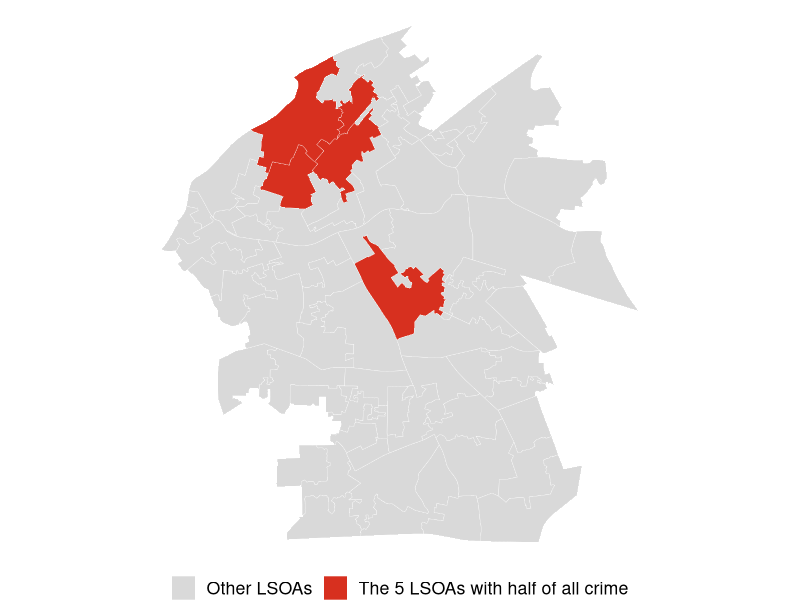
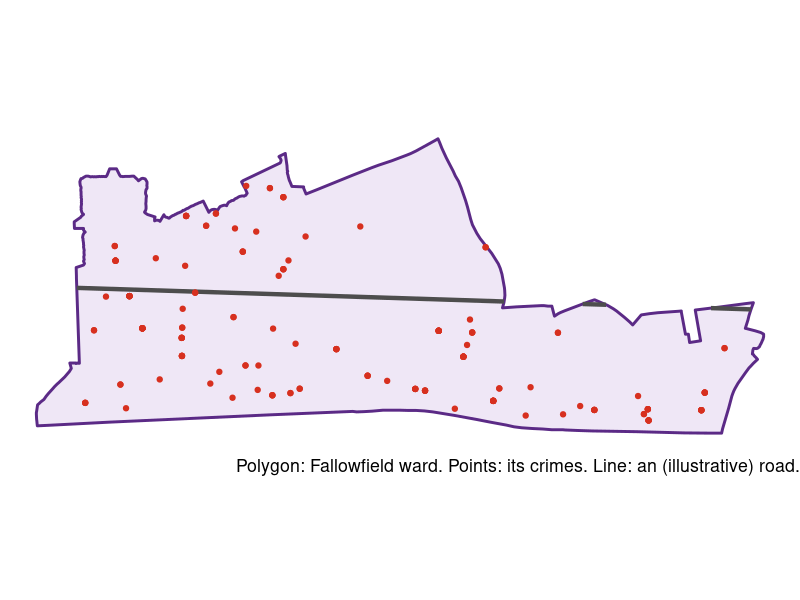
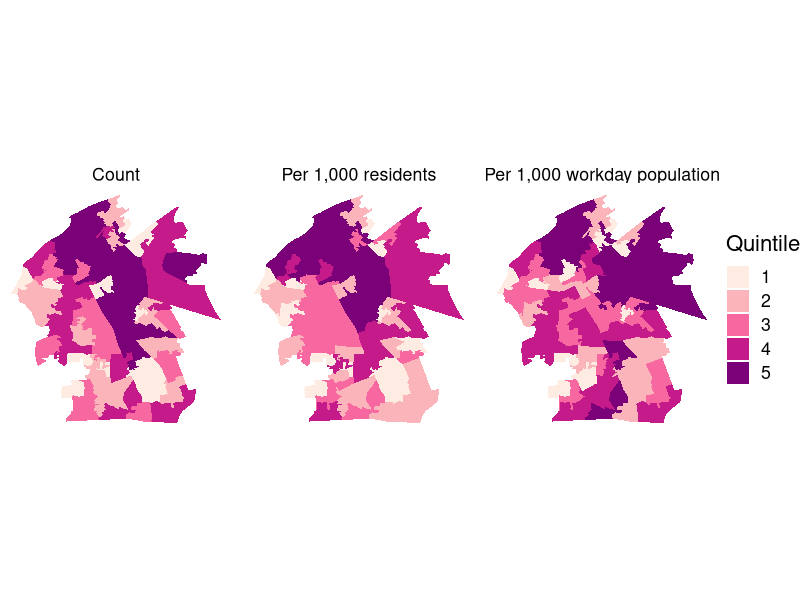
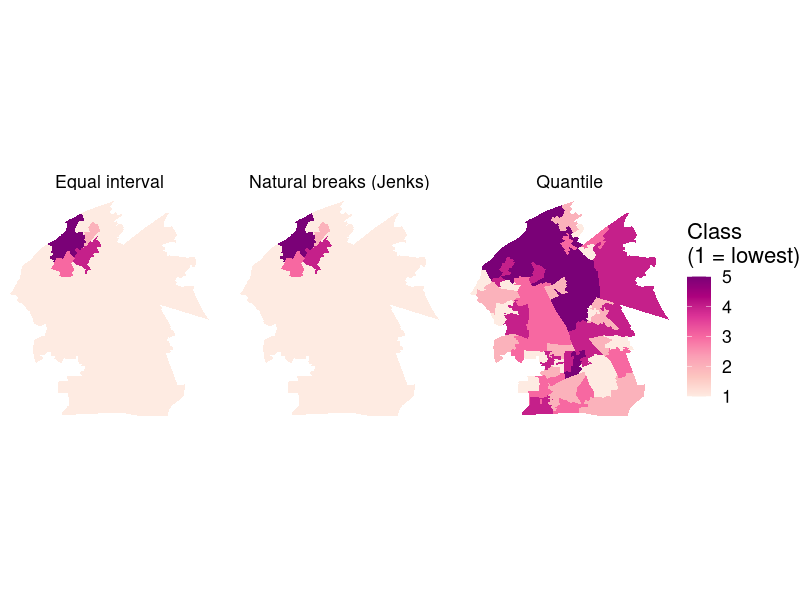
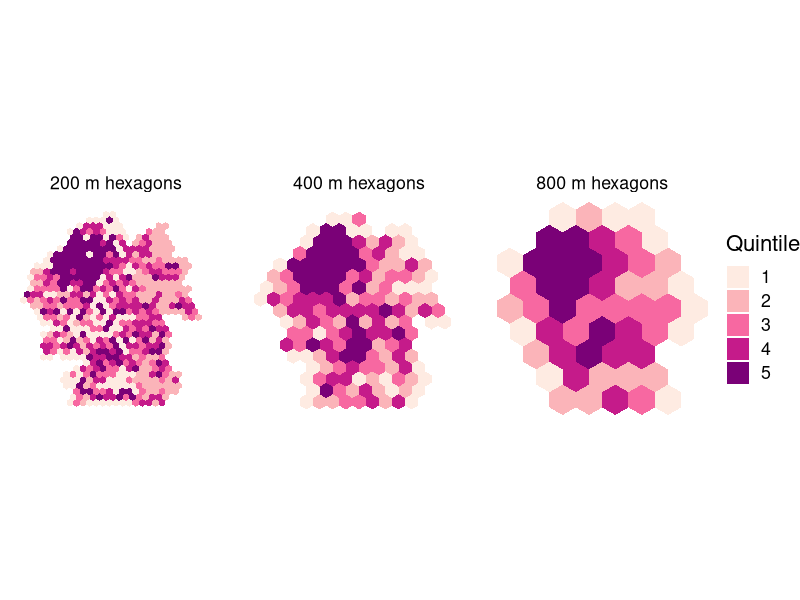
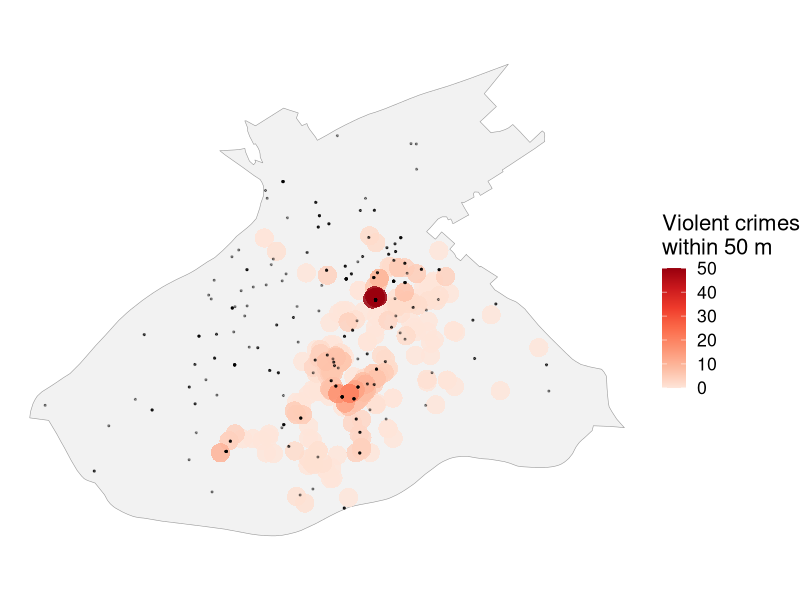
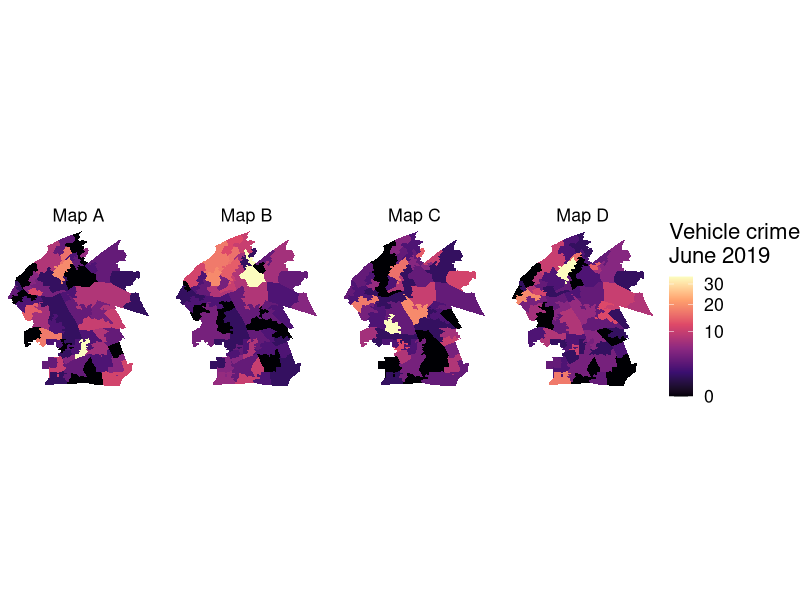
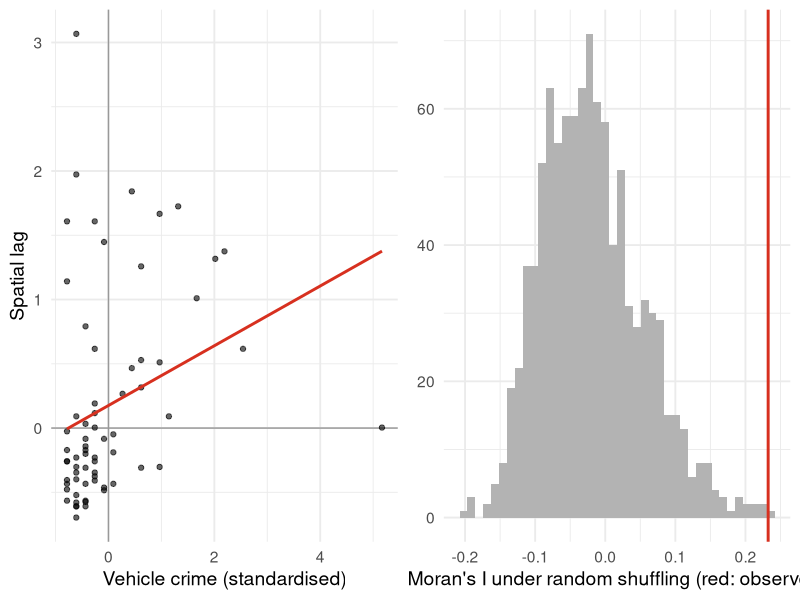

Generate these figures, in order, with R:
## ---- chunk 1
library(sf)
library(dplyr)
library(ggplot2)
library(classInt)
library(spdep)

crimes <- read.csv("../data/crimes.csv")
crimes_bng <- crimes |>
  st_as_sf(coords = c("longitude", "latitude"), crs = 4326) |>
  st_transform(27700)
lsoa <- read.csv("../data/lsoa.csv") |> st_as_sf(wkt = "geometry", crs = 27700)
population <- read.csv("../data/population.csv")
wards <- read.csv("../data/wards.csv") |> st_as_sf(wkt = "geometry", crs = 27700)
city_centre <- wards |> filter(ward_name %in% c("Deansgate", "Piccadilly")) |> st_union()

lsoa_crime <- lsoa |>
  left_join(count(crimes, lsoa21cd, name = "crimes"), by = "lsoa21cd") |>
  left_join(population, by = "lsoa21cd") |>
  mutate(crimes = coalesce(crimes, 0L),
         rate_res = crimes / respop * 1000,
         rate_wkd = crimes / wkdpop * 1000)

theme_set(theme_void(base_size = 16))
purple <- "#5b2a86"
## ---- chunk 2
sorted <- sort(lsoa_crime$crimes, decreasing = TRUE)
k <- which(cumsum(sorted) >= sum(sorted) / 2)[1]
pct <- round(100 * k / length(sorted))
## ---- chunk 3
ggplot(lsoa_crime) +
  geom_sf(aes(fill = crimes >= sorted[k]), colour = "white", linewidth = 0.1) +
  scale_fill_manual(values = c("grey85", "#d7301f"),
                    labels = c("Other LSOAs", paste0("The ", k, " LSOAs with half of all crime")),
                    name = NULL) +
  theme(legend.position = "bottom")
## ---- chunk 4
one_ward <- wards |> filter(ward_name == "Fallowfield")
pts <- st_filter(crimes_bng, one_ward)
bb <- st_bbox(one_ward)
line <- st_sfc(st_linestring(rbind(c(bb["xmin"], bb["ymin"] + 600), c(bb["xmax"], bb["ymax"] - 700))), crs = 27700) |>
  st_intersection(one_ward)
ggplot() +
  geom_sf(data = one_ward, fill = "#efe7f6", colour = purple, linewidth = 1) +
  geom_sf(data = line, colour = "grey30", linewidth = 1.5) +
  geom_sf(data = pts, colour = "#d7301f", size = 1.5) +
  labs(caption = "Polygon: Fallowfield ward. Points: its crimes. Line: an (illustrative) road.")
## ---- chunk 5
p <- st_as_sf(crimes[1, ], coords = c("longitude", "latitude"), crs = 4326)
w <- round(st_coordinates(p), 5)
b <- round(st_coordinates(st_transform(p, 27700)))
knitr::kable(data.frame(
  CRS = c("WGS 84 (EPSG:4326)", "British National Grid (EPSG:27700)"),
  x = c(paste(w[1], "degrees longitude"), paste(b[1], "metres east")),
  y = c(paste(w[2], "degrees latitude"), paste(b[2], "metres north"))
))
## ---- chunk 6
three <- bind_rows(
  lsoa_crime |> mutate(measure = "Count", value = crimes),
  lsoa_crime |> mutate(measure = "Per 1,000 residents", value = rate_res),
  lsoa_crime |> mutate(measure = "Per 1,000 workday population", value = rate_wkd)
) |>
  group_by(measure) |> mutate(quintile = factor(ntile(value, 5))) |> ungroup()
ggplot(three) +
  geom_sf(aes(fill = quintile), colour = NA) +
  facet_wrap(~ measure) +
  scale_fill_brewer(palette = "RdPu", name = "Quintile")
## ---- chunk 7
shade_by <- function(x, style) {
  as.integer(cut(x, unique(classIntervals(x, n = 5, style = style)$brks), include.lowest = TRUE))
}
classified <- bind_rows(
  lsoa_crime |> mutate(method = "Equal interval", class = shade_by(rate_res, "equal")),
  lsoa_crime |> mutate(method = "Quantile", class = shade_by(rate_res, "quantile")),
  lsoa_crime |> mutate(method = "Natural breaks (Jenks)", class = shade_by(rate_res, "jenks"))
)
ggplot(classified) +
  geom_sf(aes(fill = class), colour = NA) +
  facet_wrap(~ method) +
  scale_fill_distiller(palette = "RdPu", direction = 1, name = "Class\n(1 = lowest)")
## ---- chunk 8
manchester <- st_union(lsoa)
hex <- function(cellsize) {
  g <- st_make_grid(manchester, cellsize = cellsize, square = FALSE,
                    offset = st_bbox(manchester)[c("xmin", "ymin")] - cellsize) |>
    st_sf() |> st_filter(manchester)
  g$crimes <- lengths(st_intersects(g, crimes_bng))
  g$label <- paste0(cellsize, " m hexagons")
  g
}
hexes <- bind_rows(hex(200), hex(400), hex(800)) |>
  group_by(label) |> mutate(quintile = factor(ntile(crimes, 5))) |> ungroup() |>
  mutate(label = factor(label, levels = unique(label)))
ggplot(hexes) +
  geom_sf(aes(fill = quintile), colour = NA) +
  facet_wrap(~ label) +
  scale_fill_brewer(palette = "RdPu", name = "Quintile")
## ---- chunk 9
prem <- read.csv("../data/licensed_premises.csv") |>
  st_as_sf(coords = c("longitude", "latitude"), crs = 4326) |>
  st_transform(27700) |> st_filter(city_centre)
viol <- crimes_bng |> filter(crime_type == "Violence and sexual offences") |> st_filter(city_centre)
buf <- st_buffer(prem, 50)
buf$violence <- lengths(st_intersects(buf, viol))
ggplot() +
  geom_sf(data = city_centre, fill = "grey95", colour = "grey60") +
  geom_sf(data = arrange(buf, violence), aes(fill = violence), colour = NA, alpha = 0.85) +
  geom_sf(data = viol, size = 0.4, alpha = 0.4) +
  scale_fill_distiller(palette = "Reds", direction = 1, name = "Violent crimes\nwithin 50 m")
## ---- chunk 10
burg <- lsoa |>
  left_join(crimes |> filter(crime_type == "Vehicle crime") |> count(lsoa21cd, name = "vehicle"),
            by = "lsoa21cd") |>
  mutate(vehicle = coalesce(vehicle, 0L))
set.seed(2024)
real_panel <- sample(1:4, 1)
game <- bind_rows(lapply(1:4, function(i) {
  vals <- if (i == real_panel) burg$vehicle else sample(burg$vehicle)
  burg |> mutate(panel = paste("Map", LETTERS[i]), value = vals)
}))
ggplot(game) +
  geom_sf(aes(fill = value), colour = NA) +
  facet_wrap(~ panel, nrow = 1) +
  scale_fill_viridis_c(option = "magma", trans = "sqrt", name = "Vehicle crime\nJune 2019")
## ---- chunk 11
nb <- poly2nb(burg)
lw <- nb2listw(nb, style = "W")
burg <- burg |> mutate(z = as.numeric(scale(vehicle)), z_lag = lag.listw(lw, z))
set.seed(1)
mt <- moran.mc(burg$vehicle, lw, nsim = 999)
p1 <- ggplot(burg, aes(z, z_lag)) +
  geom_hline(yintercept = 0, colour = "grey60") + geom_vline(xintercept = 0, colour = "grey60") +
  geom_point(alpha = 0.6) +
  geom_smooth(method = "lm", formula = y ~ x, se = FALSE, colour = "#d7301f") +
  labs(x = "Vehicle crime (standardised)", y = "Spatial lag") + theme_minimal(base_size = 14)
p2 <- ggplot(data.frame(I = mt$res[1:999]), aes(I)) +
  geom_histogram(bins = 40, fill = "grey70") +
  geom_vline(xintercept = mt$statistic, colour = "#d7301f", linewidth = 1) +
  labs(x = "Moran's I under random shuffling (red: observed)", y = NULL) + theme_minimal(base_size = 14)
patchwork::wrap_plots(p1, p2)
## ---- chunk 12
set.seed(1)
lisa <- localmoran_perm(burg$vehicle, lw, nsim = 499, alternative = "two.sided")
burg$p_adj <- p.adjust(lisa[, 5], "fdr")
burg$cluster <- ifelse(burg$p_adj < 0.05, as.character(attr(lisa, "quadr")$mean), "Not significant")
ggplot(burg) +
  geom_sf(aes(fill = cluster), colour = "white", linewidth = 0.1) +
  scale_fill_manual(values = c("High-High" = "#d7191c", "Low-Low" = "#2c7bb6",
                               "High-Low" = "#fdae61", "Low-High" = "#abd9e9",
                               "Not significant" = "grey92"), name = NULL)
